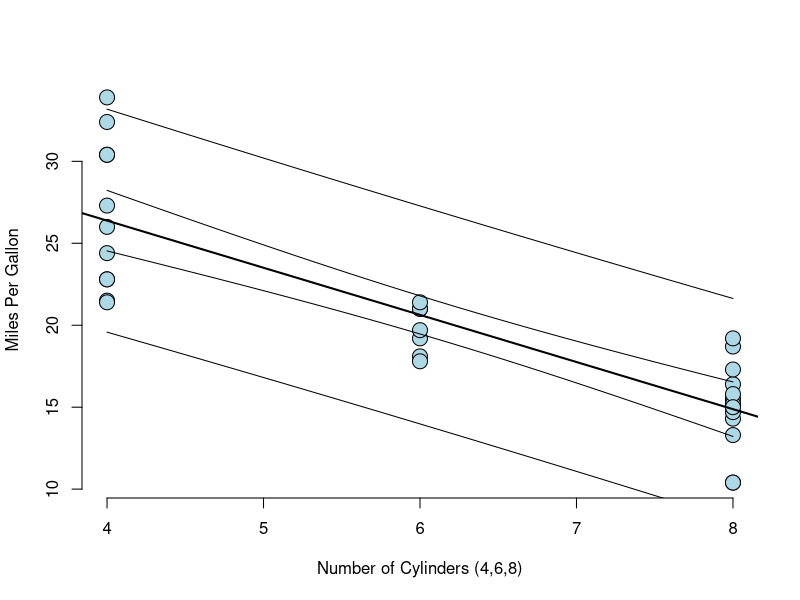
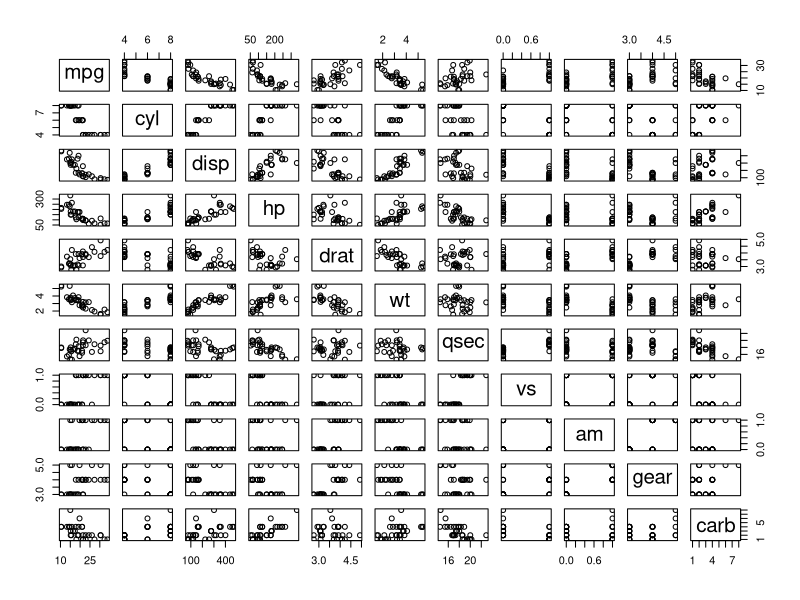

R code for these plots, in order: (Note: this script raises an error after producing the figures.)
## ---- chunk 1
#install.packages("MASS",repos='http://cran.us.r-project.org')
library(MASS)
#install.packages("datasets",repos='http://cran.us.r-project.org')
library(datasets)
#install.packages("leaps",repos='http://cran.us.r-project.org')
library(leaps)
#install.packages("car",repos='http://cran.us.r-project.org')
library(car)
#install.packages("scatterplot3d",repos='http://cran.us.r-project.org')
library(scatterplot3d)
data(mtcars)
m<-mtcars
## ---- chunk 2
x<-m$cyl
y<-m$mpg
n<-length(y)
fit<-lm(y~x);
sumCoef<-summary(fit)$coefficients
intercept<-sumCoef[1,1]+c(-1,1)*qt(.975,df=fit$df)*sumCoef[1,2]
slope<-sumCoef[2,1]+c(-1,1)*qt(.975,df=fit$df)*sumCoef[2,2]
xVals<-seq(min(x),max(x),by=.01)
yVals<-sumCoef[1,1]+sumCoef[2,1]*xVals
newdata<-data.frame(x=xVals)
p1<-predict(fit,newdata,interval=("confidence"))
p2<-predict(fit,newdata,interval=("prediction"))
plot(x,y,frame=FALSE,xlab="Number of Cylinders (4,6,8)",ylab="Miles Per Gallon",pch=21,col="black",bg="lightblue",cex=2)
abline(fit,lwd=2)
lines(xVals,p1[,2]);lines(xVals,p1[,3])
lines(xVals,p2[,2]);lines(xVals,p2[,3])
ConfidenceInterval<-sumCoef[2,1]+c(-1,1)*qt(.975,df=fit$df)*sumCoef[2,2]
ConfidenceInterval2cyls<-ConfidenceInterval*2
## ---- chunk 3
summary(fit)$coefficients
## ---- chunk 4
ConfidenceInterval2cyls
## ---- chunk 5
pairs(m)
print("#")
## ---- chunk 6
fit_cwc<-lm(mpg~cyl+wt+carb,m)
summary(fit_cwc)
fit_cw<-lm(mpg~cyl+wt,m)
summary(fit_cw)
print("#")
print("#")
print("#")
## ---- chunk 7
qqPlot(fit_cw, main="QQ Plot")
## ---- chunk 8
vif(fit_cw) # variance inflation factors, square root not greater than 2 

## ---- chunk 9
ceresPlots(fit_cw)
